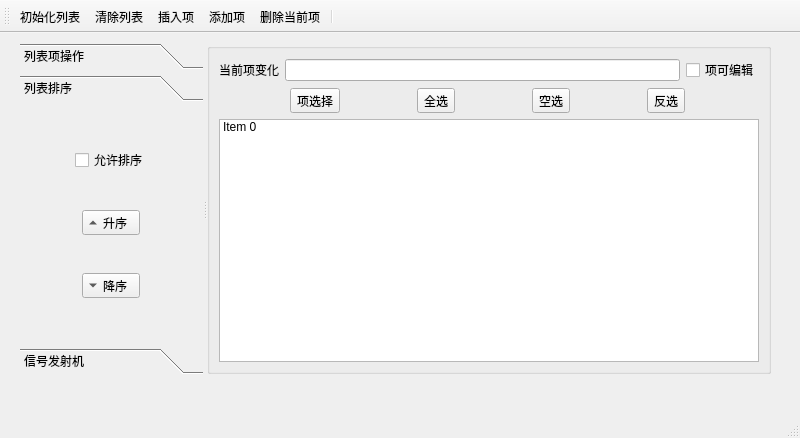
<?xml version="1.0" encoding="UTF-8"?>
<ui version="4.0">
 <class>MainWindow</class>
 <widget class="QMainWindow" name="MainWindow">
  <property name="geometry">
   <rect>
    <x>0</x>
    <y>0</y>
    <width>800</width>
    <height>438</height>
   </rect>
  </property>
  <property name="windowTitle">
   <string>MainWindow</string>
  </property>
  <widget class="QWidget" name="centralwidget">
   <widget class="QSplitter" name="splitter">
    <property name="geometry">
     <rect>
      <x>20</x>
      <y>10</y>
      <width>751</width>
      <height>331</height>
     </rect>
    </property>
    <property name="orientation">
     <enum>Qt::Horizontal</enum>
    </property>
    <widget class="QToolBox" name="toolBox">
     <property name="layoutDirection">
      <enum>Qt::LeftToRight</enum>
     </property>
     <property name="currentIndex">
      <number>1</number>
     </property>
     <property name="tabSpacing">
      <number>6</number>
     </property>
     <widget class="QWidget" name="page">
      <property name="geometry">
       <rect>
        <x>0</x>
        <y>0</y>
        <width>117</width>
        <height>183</height>
       </rect>
      </property>
      <attribute name="label">
       <string>列表项操作</string>
      </attribute>
      <layout class="QVBoxLayout" name="verticalLayout_2">
       <item alignment="Qt::AlignHCenter">
        <widget class="QToolButton" name="btnListInit">
         <property name="sizePolicy">
          <sizepolicy hsizetype="Fixed" vsizetype="Fixed">
           <horstretch>0</horstretch>
           <verstretch>0</verstretch>
          </sizepolicy>
         </property>
         <property name="text">
          <string>btnListInit</string>
         </property>
         <property name="toolButtonStyle">
          <enum>Qt::ToolButtonTextBesideIcon</enum>
         </property>
        </widget>
       </item>
       <item alignment="Qt::AlignHCenter">
        <widget class="QToolButton" name="btnListClear">
         <property name="text">
          <string>btnListClear</string>
         </property>
         <property name="toolButtonStyle">
          <enum>Qt::ToolButtonTextBesideIcon</enum>
         </property>
        </widget>
       </item>
       <item alignment="Qt::AlignHCenter">
        <widget class="QToolButton" name="btnListInsert">
         <property name="text">
          <string>btnListInsert</string>
         </property>
         <property name="toolButtonStyle">
          <enum>Qt::ToolButtonTextBesideIcon</enum>
         </property>
        </widget>
       </item>
       <item alignment="Qt::AlignHCenter">
        <widget class="QToolButton" name="btnListAppend">
         <property name="text">
          <string>btnListAppend</string>
         </property>
         <property name="toolButtonStyle">
          <enum>Qt::ToolButtonTextBesideIcon</enum>
         </property>
        </widget>
       </item>
       <item alignment="Qt::AlignHCenter">
        <widget class="QToolButton" name="btnListDelete">
         <property name="text">
          <string>btnListDelete</string>
         </property>
         <property name="toolButtonStyle">
          <enum>Qt::ToolButtonTextBesideIcon</enum>
         </property>
        </widget>
       </item>
      </layout>
     </widget>
     <widget class="QWidget" name="page_2">
      <property name="geometry">
       <rect>
        <x>0</x>
        <y>0</y>
        <width>205</width>
        <height>244</height>
       </rect>
      </property>
      <attribute name="label">
       <string>列表排序</string>
      </attribute>
      <layout class="QVBoxLayout" name="verticalLayout_3">
       <item alignment="Qt::AlignHCenter">
        <widget class="QCheckBox" name="chkEnableSort">
         <property name="text">
          <string>允许排序</string>
         </property>
         <property name="checked">
          <bool>false</bool>
         </property>
        </widget>
       </item>
       <item alignment="Qt::AlignHCenter">
        <widget class="QToolButton" name="btnAscOrder">
         <property name="text">
          <string>升序</string>
         </property>
         <property name="toolButtonStyle">
          <enum>Qt::ToolButtonTextBesideIcon</enum>
         </property>
         <property name="autoRaise">
          <bool>false</bool>
         </property>
         <property name="arrowType">
          <enum>Qt::UpArrow</enum>
         </property>
        </widget>
       </item>
       <item alignment="Qt::AlignHCenter">
        <widget class="QToolButton" name="btnDesOrder">
         <property name="text">
          <string>降序</string>
         </property>
         <property name="toolButtonStyle">
          <enum>Qt::ToolButtonTextBesideIcon</enum>
         </property>
         <property name="arrowType">
          <enum>Qt::DownArrow</enum>
         </property>
        </widget>
       </item>
      </layout>
     </widget>
     <widget class="QWidget" name="page_3">
      <attribute name="label">
       <string>信号发射机</string>
      </attribute>
      <layout class="QFormLayout" name="formLayout">
       <item row="1" column="0" colspan="2">
        <widget class="QPlainTextEdit" name="plainTextEdit"/>
       </item>
       <item row="0" column="0">
        <widget class="QToolButton" name="btnTextClear">
         <property name="text">
          <string>清空文本</string>
         </property>
        </widget>
       </item>
       <item row="0" column="1">
        <widget class="QToolButton" name="btnTextNewLine">
         <property name="text">
          <string>添加空行</string>
         </property>
        </widget>
       </item>
      </layout>
     </widget>
    </widget>
    <widget class="QGroupBox" name="groupBox">
     <property name="title">
      <string/>
     </property>
     <layout class="QVBoxLayout" name="verticalLayout">
      <item>
       <layout class="QHBoxLayout" name="horizontalLayout">
        <item>
         <widget class="QLabel" name="label">
          <property name="text">
           <string>当前项变化</string>
          </property>
         </widget>
        </item>
        <item>
         <widget class="QLineEdit" name="lineEdit"/>
        </item>
        <item>
         <widget class="QCheckBox" name="chkListEditable">
          <property name="text">
           <string>项可编辑</string>
          </property>
         </widget>
        </item>
       </layout>
      </item>
      <item>
       <layout class="QHBoxLayout" name="horizontalLayout_2">
        <item>
         <widget class="QToolButton" name="tbtnItemSel">
          <property name="text">
           <string>项选择</string>
          </property>
         </widget>
        </item>
        <item>
         <widget class="QToolButton" name="tbtnSelAll">
          <property name="text">
           <string>全选</string>
          </property>
         </widget>
        </item>
        <item>
         <widget class="QToolButton" name="tbtnSelNone">
          <property name="text">
           <string>空选</string>
          </property>
         </widget>
        </item>
        <item>
         <widget class="QToolButton" name="tbtnSelInvs">
          <property name="text">
           <string>反选</string>
          </property>
         </widget>
        </item>
       </layout>
      </item>
      <item>
       <widget class="QListWidget" name="listWidget">
        <property name="mouseTracking">
         <bool>false</bool>
        </property>
        <item>
         <property name="text">
          <string>Item 0</string>
         </property>
         <property name="flags">
          <set>ItemIsSelectable|ItemIsEditable|ItemIsDragEnabled|ItemIsUserCheckable|ItemIsEnabled</set>
         </property>
        </item>
       </widget>
      </item>
     </layout>
    </widget>
   </widget>
  </widget>
  <widget class="QToolBar" name="toolBar">
   <property name="windowTitle">
    <string>toolBar</string>
   </property>
   <property name="toolButtonStyle">
    <enum>Qt::ToolButtonTextUnderIcon</enum>
   </property>
   <attribute name="toolBarArea">
    <enum>TopToolBarArea</enum>
   </attribute>
   <attribute name="toolBarBreak">
    <bool>false</bool>
   </attribute>
   <addaction name="actListInit"/>
   <addaction name="actListClear"/>
   <addaction name="actListInsert"/>
   <addaction name="actListAppend"/>
   <addaction name="actListDelete"/>
   <addaction name="separator"/>
  </widget>
  <widget class="QMenuBar" name="menuBar">
   <property name="geometry">
    <rect>
     <x>0</x>
     <y>0</y>
     <width>800</width>
     <height>21</height>
    </rect>
   </property>
  </widget>
  <widget class="QStatusBar" name="statusBar"/>
  <action name="actListInit">
   <property name="checkable">
    <bool>false</bool>
   </property>
   <property name="icon">
    <iconset resource="icons/res.qrc">
     <normaloff>:/images/icons/128.bmp</normaloff>:/images/icons/128.bmp</iconset>
   </property>
   <property name="text">
    <string>初始化列表</string>
   </property>
   <property name="menuRole">
    <enum>QAction::NoRole</enum>
   </property>
  </action>
  <action name="actListClear">
   <property name="icon">
    <iconset resource="icons/res.qrc">
     <normaloff>:/images/icons/delete1.bmp</normaloff>:/images/icons/delete1.bmp</iconset>
   </property>
   <property name="text">
    <string>清除列表</string>
   </property>
   <property name="menuRole">
    <enum>QAction::NoRole</enum>
   </property>
  </action>
  <action name="actListInsert">
   <property name="icon">
    <iconset resource="icons/res.qrc">
     <normaloff>:/images/icons/424.bmp</normaloff>:/images/icons/424.bmp</iconset>
   </property>
   <property name="text">
    <string>插入项</string>
   </property>
   <property name="menuRole">
    <enum>QAction::NoRole</enum>
   </property>
  </action>
  <action name="actListAppend">
   <property name="icon">
    <iconset resource="icons/res.qrc">
     <normaloff>:/images/icons/316.bmp</normaloff>:/images/icons/316.bmp</iconset>
   </property>
   <property name="text">
    <string>添加项</string>
   </property>
   <property name="menuRole">
    <enum>QAction::NoRole</enum>
   </property>
  </action>
  <action name="actSelAll">
   <property name="text">
    <string>全选</string>
   </property>
   <property name="menuRole">
    <enum>QAction::NoRole</enum>
   </property>
  </action>
  <action name="actSelNone">
   <property name="text">
    <string>全不选</string>
   </property>
   <property name="menuRole">
    <enum>QAction::NoRole</enum>
   </property>
  </action>
  <action name="actSelInvs">
   <property name="text">
    <string>反选</string>
   </property>
   <property name="menuRole">
    <enum>QAction::NoRole</enum>
   </property>
  </action>
  <action name="actQuit">
   <property name="icon">
    <iconset resource="icons/res.qrc">
     <normaloff>:/images/icons/exit.bmp</normaloff>:/images/icons/exit.bmp</iconset>
   </property>
   <property name="text">
    <string>退出</string>
   </property>
   <property name="menuRole">
    <enum>QAction::NoRole</enum>
   </property>
  </action>
  <action name="actSelPopMenu">
   <property name="icon">
    <iconset resource="icons/res.qrc">
     <normaloff>:/images/icons/124.bmp</normaloff>:/images/icons/124.bmp</iconset>
   </property>
   <property name="text">
    <string>项选择</string>
   </property>
   <property name="menuRole">
    <enum>QAction::NoRole</enum>
   </property>
  </action>
  <action name="actListDelete">
   <property name="icon">
    <iconset resource="icons/res.qrc">
     <normaloff>:/images/icons/324.bmp</normaloff>:/images/icons/324.bmp</iconset>
   </property>
   <property name="text">
    <string>删除当前项</string>
   </property>
   <property name="menuRole">
    <enum>QAction::NoRole</enum>
   </property>
  </action>
 </widget>
 <resources>
  <include location="icons/res.qrc"/>
  <include location="icons/res.qrc"/>
 </resources>
 <connections>
  <connection>
   <sender>actSelPopMenu</sender>
   <signal>triggered()</signal>
   <receiver>actSelInvs</receiver>
   <slot>trigger()</slot>
   <hints>
    <hint type="sourcelabel">
     <x>-1</x>
     <y>-1</y>
    </hint>
    <hint type="destinationlabel">
     <x>-1</x>
     <y>-1</y>
    </hint>
   </hints>
  </connection>
  <connection>
   <sender>actQuit</sender>
   <signal>triggered()</signal>
   <receiver>MainWindow</receiver>
   <slot>close()</slot>
   <hints>
    <hint type="sourcelabel">
     <x>-1</x>
     <y>-1</y>
    </hint>
    <hint type="destinationlabel">
     <x>399</x>
     <y>218</y>
    </hint>
   </hints>
  </connection>
 </connections>
</ui>
